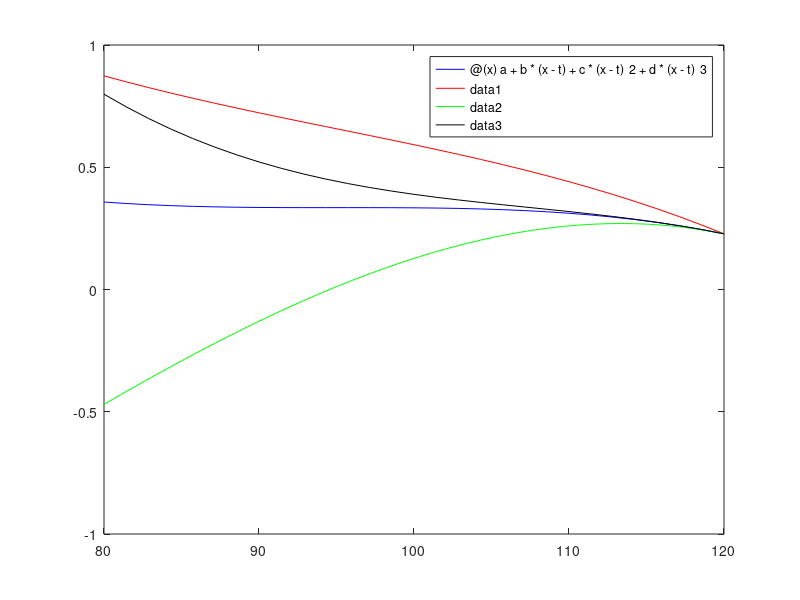

Write MATLAB code to recreate this figure.
clc
a = 0.2277;
b = -0.0129;
c = -5.1690e-04;
d = -6.8920e-06;

t = 120;

f = @(x) a + b * (x-t) + c*(x-t)^2 + d*(x-t)^3;
fplot(f, [80 120], 'b');
hold

b = b * 2;
f = @(x) a + b * (x-t) + c*(x-t)^2 + d*(x-t)^3;
fplot(f, [80 120], 'r');

b = b /2;
c = c * 2;
f = @(x) a + b * (x-t) + c*(x-t)^2 + d*(x-t)^3;
fplot(f, [80 120], 'g');

c = c /2 ;
d = d*2;
f = @(x) a + b * (x-t) + c*(x-t)^2 + d*(x-t)^3;
fplot(f, [80 120], 'k');

hold
